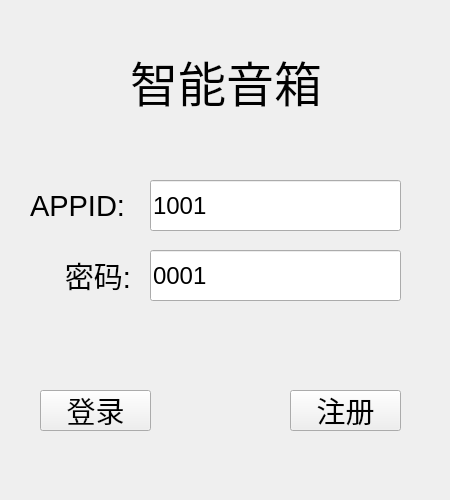
<?xml version="1.0" encoding="UTF-8"?>
<ui version="4.0">
 <class>Widget</class>
 <widget class="QWidget" name="Widget">
  <property name="geometry">
   <rect>
    <x>0</x>
    <y>0</y>
    <width>450</width>
    <height>500</height>
   </rect>
  </property>
  <property name="minimumSize">
   <size>
    <width>450</width>
    <height>500</height>
   </size>
  </property>
  <property name="maximumSize">
   <size>
    <width>450</width>
    <height>500</height>
   </size>
  </property>
  <property name="windowTitle">
   <string>智能音箱APP</string>
  </property>
  <widget class="QPushButton" name="register_button">
   <property name="geometry">
    <rect>
     <x>290</x>
     <y>390</y>
     <width>111</width>
     <height>41</height>
    </rect>
   </property>
   <property name="font">
    <font>
     <family>Arial</family>
     <pointsize>22</pointsize>
    </font>
   </property>
   <property name="text">
    <string>注册</string>
   </property>
  </widget>
  <widget class="QLabel" name="label_2">
   <property name="geometry">
    <rect>
     <x>30</x>
     <y>180</y>
     <width>101</width>
     <height>51</height>
    </rect>
   </property>
   <property name="font">
    <font>
     <family>Arial</family>
     <pointsize>22</pointsize>
    </font>
   </property>
   <property name="text">
    <string>APPID:</string>
   </property>
  </widget>
  <widget class="QLineEdit" name="appid_lineEdit">
   <property name="geometry">
    <rect>
     <x>150</x>
     <y>180</y>
     <width>251</width>
     <height>51</height>
    </rect>
   </property>
   <property name="font">
    <font>
     <family>Arial</family>
     <pointsize>18</pointsize>
    </font>
   </property>
   <property name="text">
    <string>1001</string>
   </property>
  </widget>
  <widget class="QLabel" name="label_3">
   <property name="geometry">
    <rect>
     <x>30</x>
     <y>250</y>
     <width>101</width>
     <height>51</height>
    </rect>
   </property>
   <property name="font">
    <font>
     <family>Arial</family>
     <pointsize>22</pointsize>
    </font>
   </property>
   <property name="text">
    <string>密码:</string>
   </property>
   <property name="alignment">
    <set>Qt::AlignRight|Qt::AlignTrailing|Qt::AlignVCenter</set>
   </property>
  </widget>
  <widget class="QLineEdit" name="Password_lineEdit">
   <property name="geometry">
    <rect>
     <x>150</x>
     <y>250</y>
     <width>251</width>
     <height>51</height>
    </rect>
   </property>
   <property name="font">
    <font>
     <family>Arial</family>
     <pointsize>18</pointsize>
    </font>
   </property>
   <property name="text">
    <string>0001</string>
   </property>
  </widget>
  <widget class="QPushButton" name="login_button">
   <property name="geometry">
    <rect>
     <x>40</x>
     <y>390</y>
     <width>111</width>
     <height>41</height>
    </rect>
   </property>
   <property name="font">
    <font>
     <family>Arial</family>
     <pointsize>22</pointsize>
    </font>
   </property>
   <property name="text">
    <string>登录</string>
   </property>
  </widget>
  <widget class="QLabel" name="label_4">
   <property name="geometry">
    <rect>
     <x>130</x>
     <y>30</y>
     <width>191</width>
     <height>101</height>
    </rect>
   </property>
   <property name="font">
    <font>
     <family>Arial</family>
     <pointsize>36</pointsize>
    </font>
   </property>
   <property name="text">
    <string>智能音箱</string>
   </property>
  </widget>
 </widget>
 <resources/>
 <connections/>
</ui>
